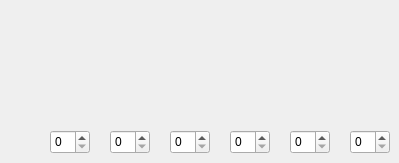
     <widget class="QWidget" name="tabHEX">
      <property name="cursor">
       <cursorShape>ArrowCursor</cursorShape>
      </property>
      <attribute name="icon">
       <iconset resource="images/images.qrc">
        <normaloff>:/new/Myresource/HEX_8.bmp</normaloff>:/new/Myresource/HEX_8.bmp</iconset>
      </attribute>
      <attribute name="title">
       <string>HEX</string>
      </attribute>
      <widget class="QLabel" name="label_hex0">
       <property name="geometry">
        <rect>
         <x>350</x>
         <y>70</y>
         <width>40</width>
         <height>59</height>
        </rect>
       </property>
       <property name="text">
        <string/>
       </property>
       <property name="pixmap">
        <pixmap resource="images/images.qrc">:/new/Myresource/HEX_0.bmp</pixmap>
       </property>
      </widget>
      <widget class="QSpinBox" name="spinBox_hex0">
       <property name="geometry">
        <rect>
         <x>350</x>
         <y>130</y>
         <width>40</width>
         <height>24</height>
        </rect>
       </property>
       <property name="cursor">
        <cursorShape>PointingHandCursor</cursorShape>
       </property>
       <property name="maximum">
        <number>9</number>
       </property>
      </widget>
      <widget class="QLabel" name="label_hex1">
       <property name="geometry">
        <rect>
         <x>290</x>
         <y>70</y>
         <width>40</width>
         <height>59</height>
        </rect>
       </property>
       <property name="text">
        <string/>
       </property>
       <property name="pixmap">
        <pixmap resource="images/images.qrc">:/new/Myresource/HEX_1.bmp</pixmap>
       </property>
      </widget>
      <widget class="QSpinBox" name="spinBox_hex1">
       <property name="geometry">
        <rect>
         <x>290</x>
         <y>130</y>
         <width>40</width>
         <height>24</height>
        </rect>
       </property>
       <property name="cursor">
        <cursorShape>PointingHandCursor</cursorShape>
       </property>
       <property name="maximum">
        <number>9</number>
       </property>
      </widget>
      <widget class="QSpinBox" name="spinBox_hex3">
       <property name="geometry">
        <rect>
         <x>170</x>
         <y>130</y>
         <width>40</width>
         <height>24</height>
        </rect>
       </property>
       <property name="cursor">
        <cursorShape>PointingHandCursor</cursorShape>
       </property>
       <property name="maximum">
        <number>9</number>
       </property>
      </widget>
      <widget class="QLabel" name="label_hex2">
       <property name="geometry">
        <rect>
         <x>230</x>
         <y>70</y>
         <width>40</width>
         <height>59</height>
        </rect>
       </property>
       <property name="text">
        <string/>
       </property>
       <property name="pixmap">
        <pixmap resource="images/images.qrc">:/new/Myresource/HEX_2.bmp</pixmap>
       </property>
      </widget>
      <widget class="QLabel" name="label_hex3">
       <property name="geometry">
        <rect>
         <x>170</x>
         <y>70</y>
         <width>40</width>
         <height>59</height>
        </rect>
       </property>
       <property name="text">
        <string/>
       </property>
       <property name="pixmap">
        <pixmap resource="images/images.qrc">:/new/Myresource/HEX_3.bmp</pixmap>
       </property>
      </widget>
      <widget class="QSpinBox" name="spinBox_hex2">
       <property name="geometry">
        <rect>
         <x>230</x>
         <y>130</y>
         <width>40</width>
         <height>24</height>
        </rect>
       </property>
       <property name="cursor">
        <cursorShape>PointingHandCursor</cursorShape>
       </property>
       <property name="maximum">
        <number>9</number>
       </property>
      </widget>
      <widget class="QSpinBox" name="spinBox_hex5">
       <property name="geometry">
        <rect>
         <x>50</x>
         <y>130</y>
         <width>40</width>
         <height>24</height>
        </rect>
       </property>
       <property name="cursor">
        <cursorShape>PointingHandCursor</cursorShape>
       </property>
       <property name="maximum">
        <number>9</number>
       </property>
      </widget>
      <widget class="QLabel" name="label_hex4">
       <property name="geometry">
        <rect>
         <x>110</x>
         <y>70</y>
         <width>40</width>
         <height>59</height>
        </rect>
       </property>
       <property name="text">
        <string/>
       </property>
       <property name="pixmap">
        <pixmap resource="images/images.qrc">:/new/Myresource/HEX_4.bmp</pixmap>
       </property>
      </widget>
      <widget class="QLabel" name="label_hex5">
       <property name="geometry">
        <rect>
         <x>50</x>
         <y>70</y>
         <width>40</width>
         <height>59</height>
        </rect>
       </property>
       <property name="text">
        <string/>
       </property>
       <property name="pixmap">
        <pixmap resource="images/images.qrc">:/new/Myresource/HEX_5.bmp</pixmap>
       </property>
      </widget>
      <widget class="QSpinBox" name="spinBox_hex4">
       <property name="geometry">
        <rect>
         <x>110</x>
         <y>130</y>
         <width>40</width>
         <height>24</height>
        </rect>
       </property>
       <property name="cursor">
        <cursorShape>PointingHandCursor</cursorShape>
       </property>
       <property name="maximum">
        <number>9</number>
       </property>
      </widget>
     </widget>
